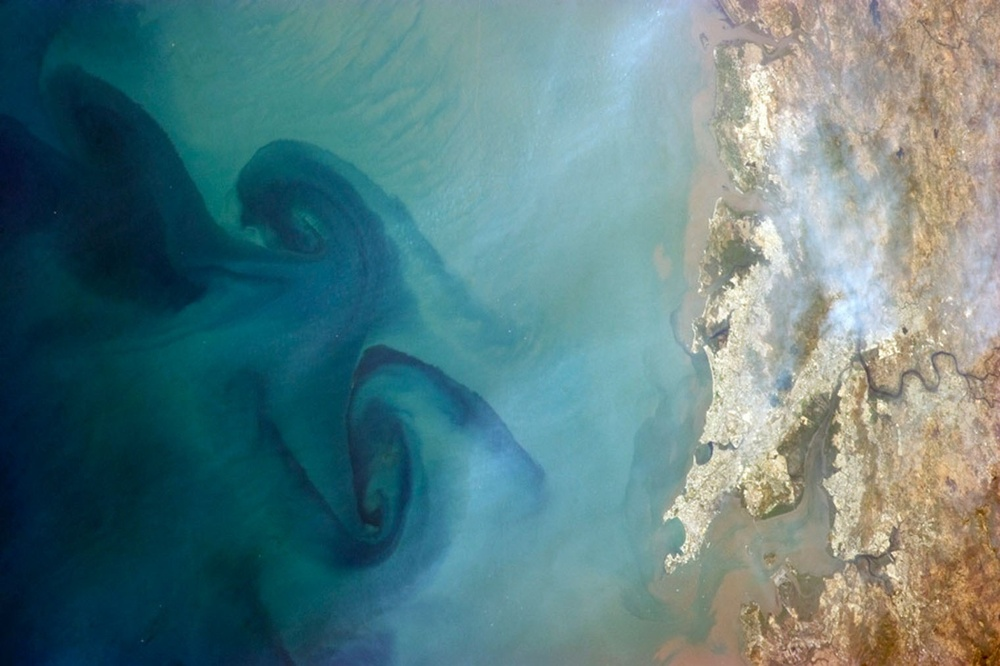
#> input picture mumbai coast.jpg, 1000 x 666 px, shrunk from 1520 x 1012 before the run, found by its file name
$ python side_work.py
#> lines starting #> are read from the running program, lines starting #| are printed output that depends on the picture
from PIL import Image

im1 = Image.open("Image/mumbai coast.jpg")
#> im1 is the input picture: PIL image 1000x666 RGB; mean R, G, B 91.8, 125.9, 128.4
im2 = Image.open("Image/nebula-mountain.jpg")
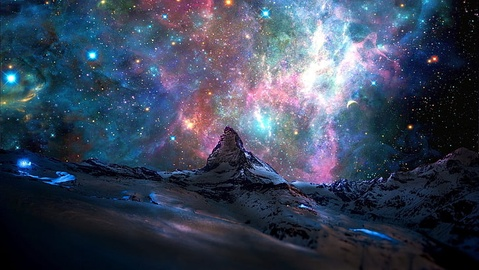
#> input picture nebula-mountain.jpg, 479 x 270 px, shrunk from 728 x 410 before the run, found by its file name
#> im2 is the input picture: PIL image 479x270 RGB; mean R, G, B 57.7, 68.1, 88.7
im3 = Image.open("Image/supernova.jpg")
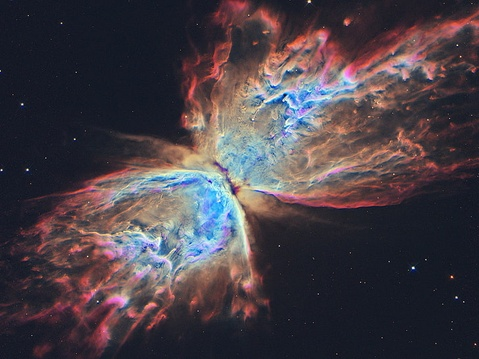
#> input picture supernova.jpg, 479 x 359 px, shrunk from 728 x 546 before the run, found by its file name
#> im3 is the input picture: PIL image 479x359 RGB; mean R, G, B 72.9, 64.1, 70.9

pdf1_filename = "reader.pdf"


image1 = im1.convert('RGB')
image2 = im2.convert('RGB')
image3 = im3.convert('RGB')

im_list = [image1,image2,image3]

image1.save(pdf1_filename,save_all=True,append_images=im_list)


#im1.save(pdf1_filename, "PDF" ,resolution=100.0, save_all=True, append_images=im_list)
